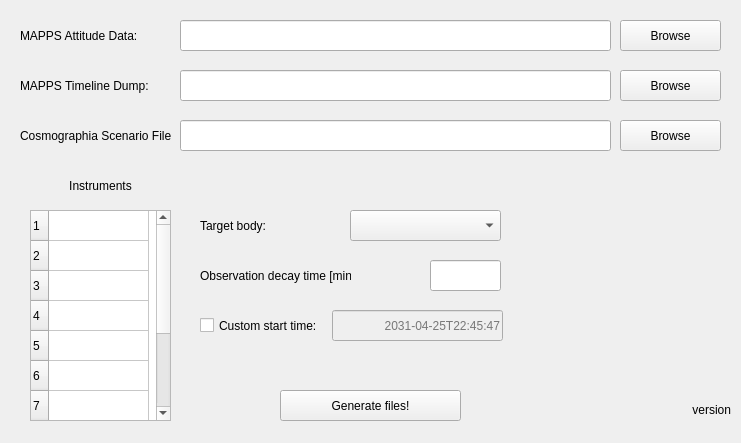
<?xml version="1.0" encoding="UTF-8"?>
<ui version="4.0">
 <class>Form</class>
 <widget class="QWidget" name="Form">
  <property name="geometry">
   <rect>
    <x>0</x>
    <y>0</y>
    <width>741</width>
    <height>443</height>
   </rect>
  </property>
  <property name="windowTitle">
   <string>Form</string>
  </property>
  <widget class="QLabel" name="label">
   <property name="geometry">
    <rect>
     <x>20</x>
     <y>20</y>
     <width>151</width>
     <height>31</height>
    </rect>
   </property>
   <property name="text">
    <string>MAPPS Attitude Data:</string>
   </property>
  </widget>
  <widget class="QLineEdit" name="le_MappsAttitude">
   <property name="geometry">
    <rect>
     <x>180</x>
     <y>20</y>
     <width>431</width>
     <height>31</height>
    </rect>
   </property>
  </widget>
  <widget class="QPushButton" name="pb_MappsAttitude">
   <property name="geometry">
    <rect>
     <x>620</x>
     <y>20</y>
     <width>101</width>
     <height>31</height>
    </rect>
   </property>
   <property name="text">
    <string>Browse</string>
   </property>
  </widget>
  <widget class="QPushButton" name="pb_MappsTimeline">
   <property name="geometry">
    <rect>
     <x>620</x>
     <y>70</y>
     <width>101</width>
     <height>31</height>
    </rect>
   </property>
   <property name="text">
    <string>Browse</string>
   </property>
  </widget>
  <widget class="QLabel" name="label_2">
   <property name="geometry">
    <rect>
     <x>20</x>
     <y>70</y>
     <width>151</width>
     <height>31</height>
    </rect>
   </property>
   <property name="text">
    <string>MAPPS Timeline Dump:</string>
   </property>
  </widget>
  <widget class="QLineEdit" name="le_MappsTimeline">
   <property name="geometry">
    <rect>
     <x>180</x>
     <y>70</y>
     <width>431</width>
     <height>31</height>
    </rect>
   </property>
  </widget>
  <widget class="QPushButton" name="pb_Scenario">
   <property name="geometry">
    <rect>
     <x>620</x>
     <y>120</y>
     <width>101</width>
     <height>31</height>
    </rect>
   </property>
   <property name="text">
    <string>Browse</string>
   </property>
  </widget>
  <widget class="QLineEdit" name="le_Scenario">
   <property name="geometry">
    <rect>
     <x>180</x>
     <y>120</y>
     <width>431</width>
     <height>31</height>
    </rect>
   </property>
  </widget>
  <widget class="QLabel" name="label_3">
   <property name="geometry">
    <rect>
     <x>20</x>
     <y>120</y>
     <width>151</width>
     <height>31</height>
    </rect>
   </property>
   <property name="text">
    <string>Cosmographia Scenario File:</string>
   </property>
  </widget>
  <widget class="QPushButton" name="pb_Generate">
   <property name="geometry">
    <rect>
     <x>280</x>
     <y>390</y>
     <width>181</width>
     <height>31</height>
    </rect>
   </property>
   <property name="text">
    <string>Generate files!</string>
   </property>
  </widget>
  <widget class="QLabel" name="l_version">
   <property name="geometry">
    <rect>
     <x>620</x>
     <y>400</y>
     <width>111</width>
     <height>20</height>
    </rect>
   </property>
   <property name="layoutDirection">
    <enum>Qt::LeftToRight</enum>
   </property>
   <property name="text">
    <string>version</string>
   </property>
   <property name="alignment">
    <set>Qt::AlignRight|Qt::AlignTrailing|Qt::AlignVCenter</set>
   </property>
  </widget>
  <widget class="QTableWidget" name="instrumentTable">
   <property name="geometry">
    <rect>
     <x>30</x>
     <y>210</y>
     <width>141</width>
     <height>211</height>
    </rect>
   </property>
   <property name="showGrid">
    <bool>true</bool>
   </property>
   <property name="rowCount">
    <number>10</number>
   </property>
   <property name="columnCount">
    <number>1</number>
   </property>
   <attribute name="horizontalHeaderVisible">
    <bool>false</bool>
   </attribute>
   <attribute name="verticalHeaderVisible">
    <bool>true</bool>
   </attribute>
   <row/>
   <row/>
   <row/>
   <row/>
   <row/>
   <row/>
   <row/>
   <row/>
   <row/>
   <row/>
   <column/>
  </widget>
  <widget class="QLabel" name="label_4">
   <property name="geometry">
    <rect>
     <x>200</x>
     <y>210</y>
     <width>91</width>
     <height>31</height>
    </rect>
   </property>
   <property name="text">
    <string>Target body:</string>
   </property>
  </widget>
  <widget class="QComboBox" name="comboBox_targetList">
   <property name="geometry">
    <rect>
     <x>350</x>
     <y>210</y>
     <width>151</width>
     <height>31</height>
    </rect>
   </property>
  </widget>
  <widget class="QLabel" name="label_5">
   <property name="geometry">
    <rect>
     <x>30</x>
     <y>170</y>
     <width>141</width>
     <height>31</height>
    </rect>
   </property>
   <property name="text">
    <string>Instruments</string>
   </property>
   <property name="alignment">
    <set>Qt::AlignCenter</set>
   </property>
  </widget>
  <widget class="QLabel" name="label_6">
   <property name="geometry">
    <rect>
     <x>200</x>
     <y>260</y>
     <width>151</width>
     <height>31</height>
    </rect>
   </property>
   <property name="text">
    <string>Observation decay time [min]:</string>
   </property>
  </widget>
  <widget class="QLineEdit" name="le_ObsDecayTimeMin">
   <property name="geometry">
    <rect>
     <x>430</x>
     <y>260</y>
     <width>71</width>
     <height>31</height>
    </rect>
   </property>
   <property name="alignment">
    <set>Qt::AlignRight|Qt::AlignTrailing|Qt::AlignVCenter</set>
   </property>
  </widget>
  <widget class="QCheckBox" name="cb_startTime">
   <property name="geometry">
    <rect>
     <x>200</x>
     <y>310</y>
     <width>121</width>
     <height>31</height>
    </rect>
   </property>
   <property name="text">
    <string>Custom start time:</string>
   </property>
  </widget>
  <widget class="QLineEdit" name="le_StartTime">
   <property name="enabled">
    <bool>false</bool>
   </property>
   <property name="geometry">
    <rect>
     <x>332</x>
     <y>310</y>
     <width>171</width>
     <height>31</height>
    </rect>
   </property>
   <property name="alignment">
    <set>Qt::AlignRight|Qt::AlignTrailing|Qt::AlignVCenter</set>
   </property>
   <property name="placeholderText">
    <string>2031-04-25T22:45:47</string>
   </property>
  </widget>
 </widget>
 <resources/>
 <connections>
  <connection>
   <sender>pb_MappsAttitude</sender>
   <signal>clicked()</signal>
   <receiver>Form</receiver>
   <slot>browse_attitude()</slot>
   <hints>
    <hint type="sourcelabel">
     <x>670</x>
     <y>35</y>
    </hint>
    <hint type="destinationlabel">
     <x>370</x>
     <y>174</y>
    </hint>
   </hints>
  </connection>
  <connection>
   <sender>pb_MappsTimeline</sender>
   <signal>clicked()</signal>
   <receiver>Form</receiver>
   <slot>browse_timeline()</slot>
   <hints>
    <hint type="sourcelabel">
     <x>670</x>
     <y>85</y>
    </hint>
    <hint type="destinationlabel">
     <x>370</x>
     <y>174</y>
    </hint>
   </hints>
  </connection>
  <connection>
   <sender>pb_Scenario</sender>
   <signal>clicked()</signal>
   <receiver>Form</receiver>
   <slot>browse_scenario()</slot>
   <hints>
    <hint type="sourcelabel">
     <x>670</x>
     <y>135</y>
    </hint>
    <hint type="destinationlabel">
     <x>370</x>
     <y>174</y>
    </hint>
   </hints>
  </connection>
  <connection>
   <sender>pb_Generate</sender>
   <signal>clicked()</signal>
   <receiver>Form</receiver>
   <slot>generate()</slot>
   <hints>
    <hint type="sourcelabel">
     <x>380</x>
     <y>205</y>
    </hint>
    <hint type="destinationlabel">
     <x>370</x>
     <y>174</y>
    </hint>
   </hints>
  </connection>
  <connection>
   <sender>cb_startTime</sender>
   <signal>stateChanged(int)</signal>
   <receiver>Form</receiver>
   <slot>start_time_cb_changed(int)</slot>
   <hints>
    <hint type="sourcelabel">
     <x>260</x>
     <y>325</y>
    </hint>
    <hint type="destinationlabel">
     <x>370</x>
     <y>221</y>
    </hint>
   </hints>
  </connection>
 </connections>
 <slots>
  <slot>browse_attitude()</slot>
  <slot>browse_timeline()</slot>
  <slot>browse_scenario()</slot>
  <slot>generate()</slot>
  <slot>start_time_cb_changed(int)</slot>
 </slots>
</ui>
